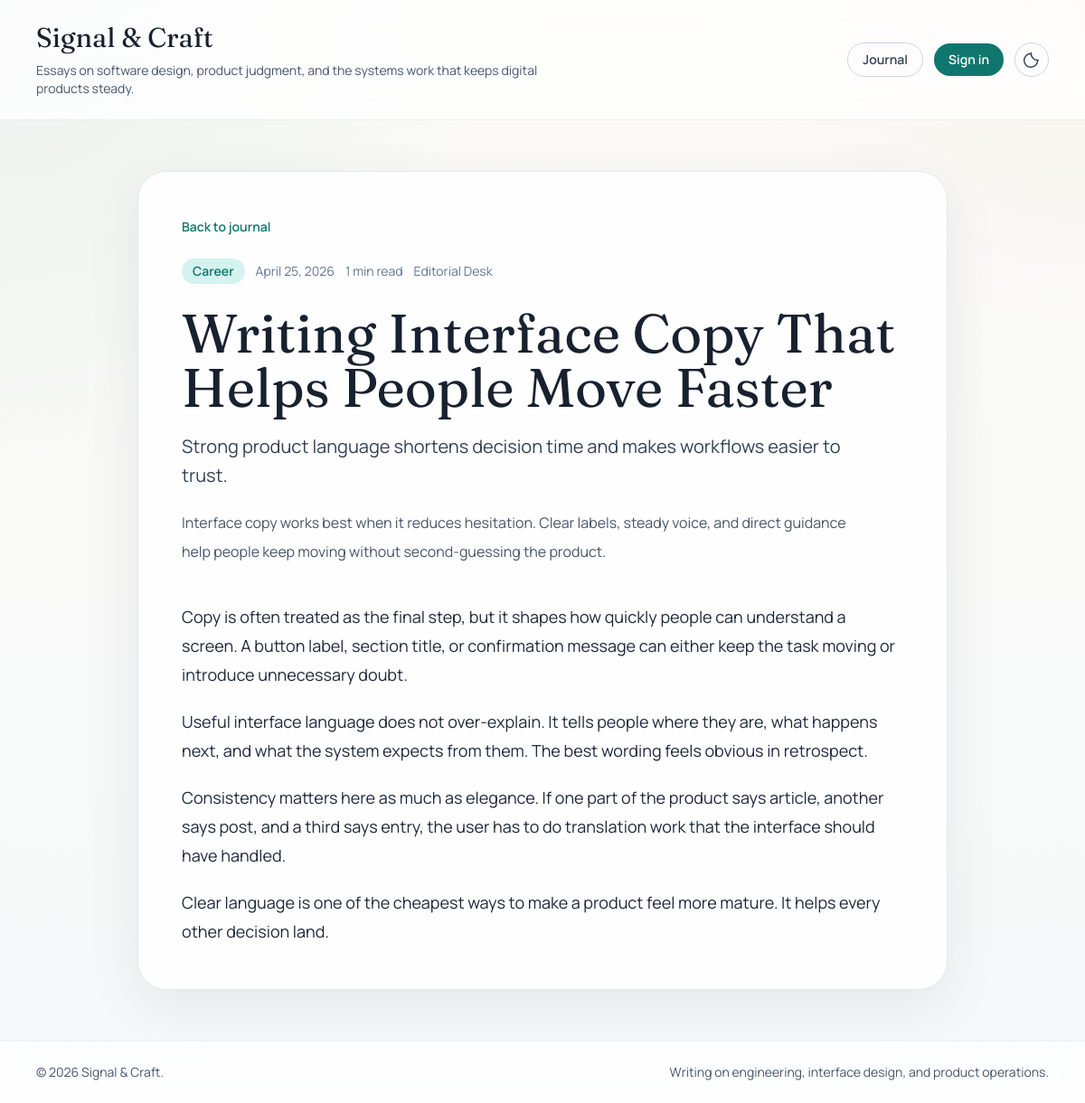
The app's page /post/writing-interface-copy-that-helps-people-move-faster/ with its own data.
### myapp/models.py (models this page shows, shortened)
class Post(models.Model):
    class Category(models.TextChoices):
        ENGINEERING = "engineering", "Engineering"
        DESIGN = "design", "Design"
        PROCESS = "process", "Process"
        CAREER = "career", "Career"
        TUTORIAL = "tutorial", "Tutorial"
    title = models.CharField(max_length=200)
    slug = models.SlugField(max_length=240, unique=True, blank=True)
    subtitle = models.CharField(max_length=220, blank=True)
    excerpt = models.CharField(max_length=260, blank=True)
    category = models.CharField(
        max_length=20,
        choices=Category.choices,
        default=Category.ENGINEERING,
    )
    featured = models.BooleanField(default=False)
    author = models.ForeignKey(
        settings.AUTH_USER_MODEL,
        on_delete=models.SET_NULL,
        null=True,
        blank=True,
        related_name="posts",
    )
    content = models.TextField()
    created_at = models.DateTimeField(default=timezone.now)
    updated_at = models.DateTimeField(auto_now=True)
    class Meta:
        ordering = ["-created_at"]
    @property
    def reading_time_minutes(self):
        word_count = len(strip_tags(self.content).split())
        return max(1, math.ceil(word_count / 180))
    @property
    def author_name(self):
        if not self.author:
            return "Editorial Desk"
        return self.author.get_full_name() or self.author.get_username()

### myapp/views.py (the view)
# urls.py: path("post/<slug:slug>/", views.post_detail, name="post-detail"),
def post_detail(request, slug):
    post = get_object_or_404(Post.objects.select_related("author"), slug=slug)
    return render(request, "posts/post_detail.html", {"post": post})

### myapp/templates/posts/post_detail.html (shortened to what this page needs)
{% extends 'posts/base.html' %}
{% block content %}
<article class="mx-auto max-w-4xl">
  <div class="rounded-[2rem] border border-slate-200 bg-white/90 p-8 shadow-panel dark:border-slate-800 dark:bg-slate-900/85 md:p-12">
    <a href="{% url 'home' %}" class="text-sm font-semibold text-accent transition hover:text-teal-700 dark:text-teal-300 dark:hover:text-teal-200">
      Back to journal
    </a>
    <div class="mt-6 flex flex-wrap items-center gap-3 text-sm text-slate-500 dark:text-slate-300">
      <span class="rounded-full bg-accentSoft px-3 py-1 font-semibold text-accent dark:bg-teal-950 dark:text-teal-300">
        {{ post.get_category_display }}
      </span>
      <span>{{ post.created_at|date:"F j, Y" }}</span>
      <span>{{ post.reading_time_minutes }} min read</span>
      <span>{{ post.author_name }}</span>
    </div>
    <h1 class="mt-6 font-display text-4xl leading-tight text-ink dark:text-white md:text-6xl">
      {{ post.title }}
    </h1>
    {% if post.subtitle %}
      <p class="mt-5 max-w-3xl text-xl leading-8 text-slate-700 dark:text-slate-200">
        {{ post.subtitle }}
      </p>
    {% endif %}
    <p class="mt-5 max-w-3xl text-base leading-8 text-slate-600 dark:text-slate-300">
      {{ post.excerpt }}
    </p>
    <div class="editorial-copy mt-10 text-lg leading-8 text-slate-800 dark:text-slate-200">
      {{ post.content|linebreaks }}
    </div>
  </div>
</article>
{% endblock %}

### myapp/templates/posts/base.html (style rules this page uses)
body { background: radial-gradient(circle at top left, rgba(15, 118, 110, 0.12), transparent 32%), radial-gradient(circle at top right, rgba(183, 121, 31, 0.10), transparent 22%), linear-gradient(180deg, #f8f6f0 0%, #eef2f4 100%); animation: fadeIn 0.45s ease-out; }
.editorial-copy p + p { margin-top: 1.25rem; }

### records on screen
Post: category "Career", created_at "April 25, 2026", reading_time_minutes "1", author_name "Editorial Desk", title "Writing Interface Copy That Helps People Move Faster", subtitle "Strong product language shortens decision time and makes workflows easier to trust.", excerpt "Interface copy works best when it reduces hesitation. Clear labels, steady voice, and direct guidance help people keep moving without second-guessing the product.", content "Copy is often treated as the final step, but it shapes how quickly people can understand a screen. A button label, section title, or confirmation message can either keep the task moving or introduce unnecessary doubt. Useful interface language does not over-explain. It tells people where they are, what happens next, and what the system expects from them. The best wording feels obvious in retrospect. Consistency matters here as much as elegance. If one part of the product says article, another says post, and a third says entry, the user has to do translation work that the interface should have handled. Clear language is one of the cheapest ways to make a product feel more mature. It helps…"
